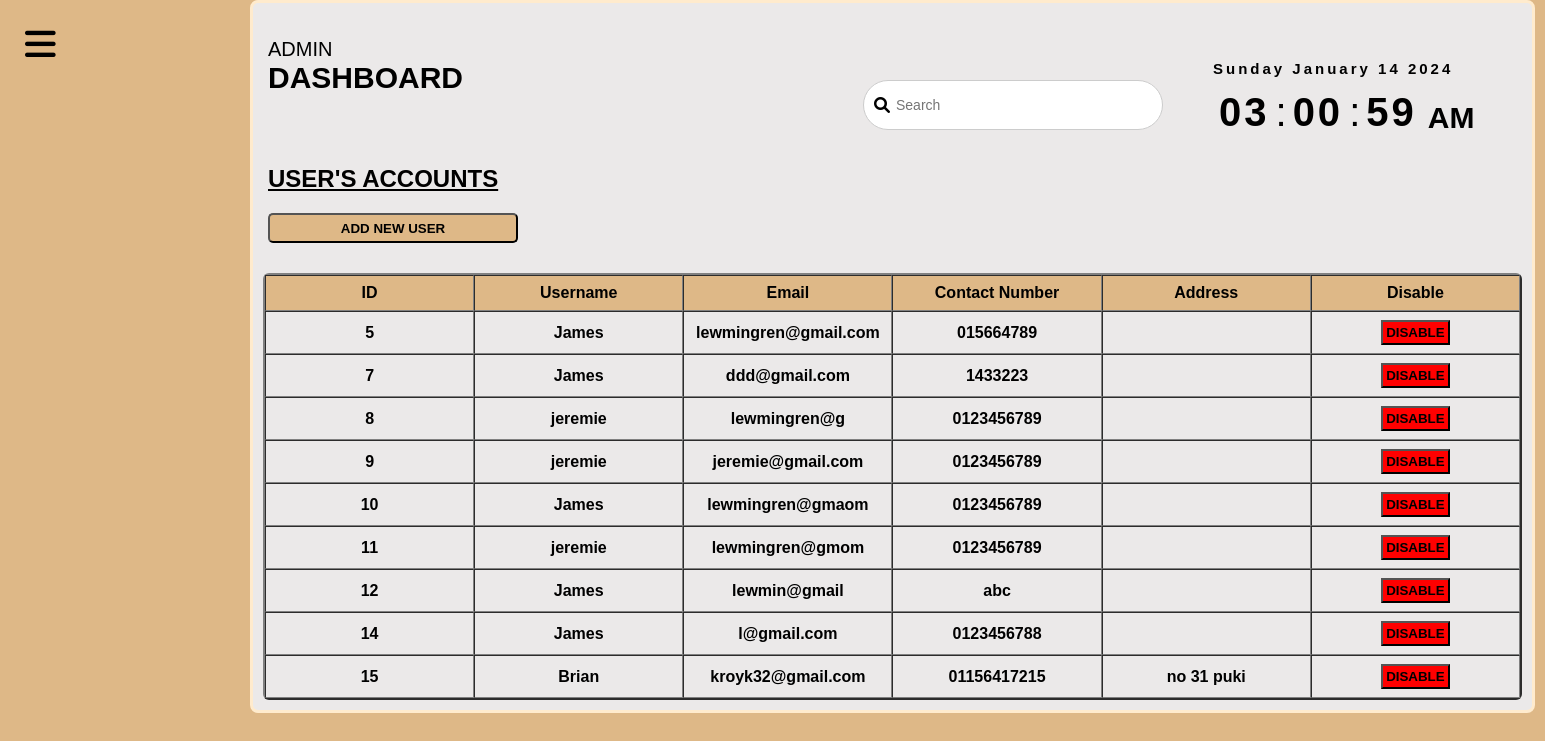
The app's page /AdminModule/SubUserAccSuper.php (signed in), older data.
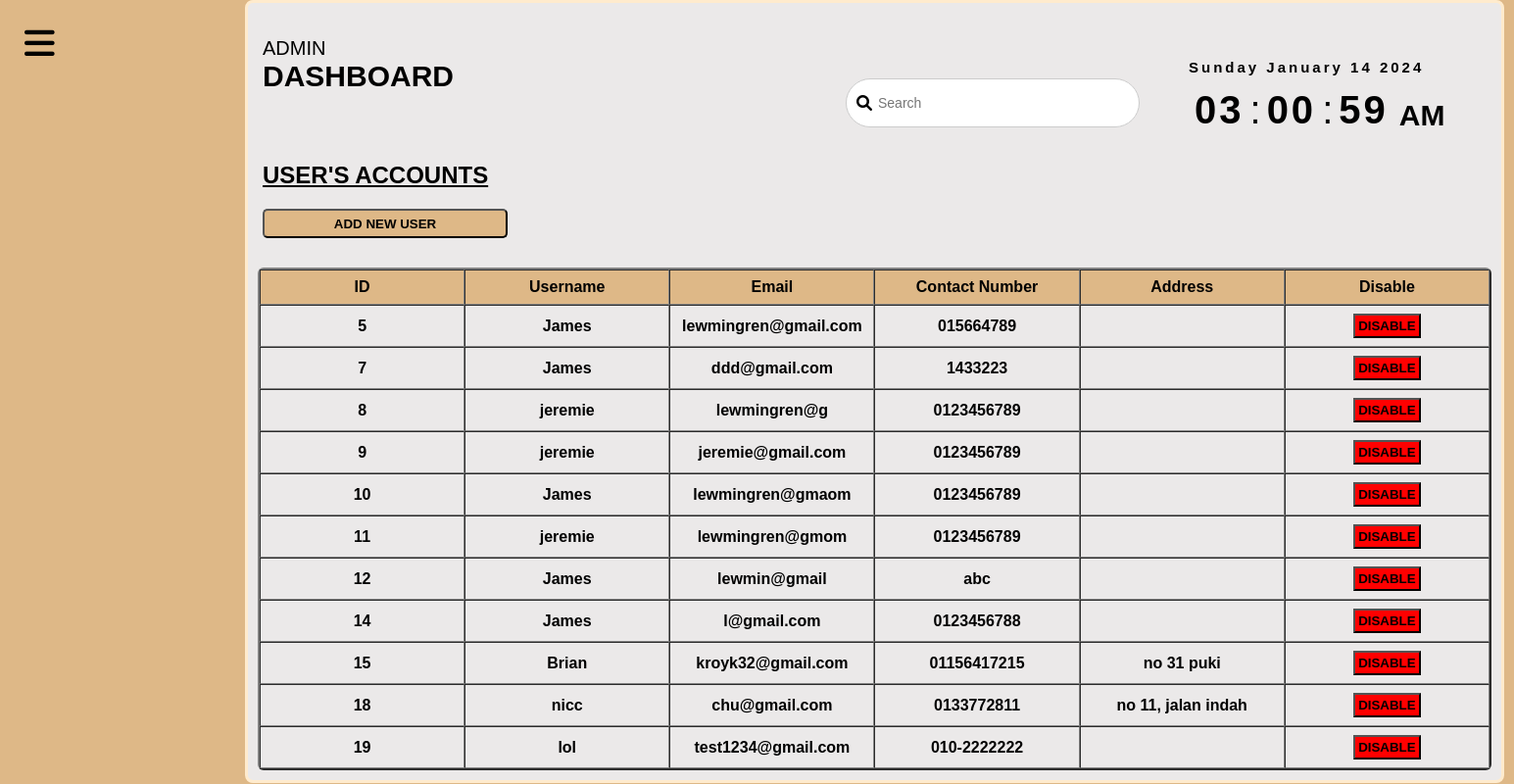
The same page, newer data.
### tables this page shows
CREATE TABLE `users` (
  `id` int(11) NOT NULL,
  `name` varchar(255) DEFAULT NULL,
  `contact_number` varchar(20) DEFAULT NULL,
  `email` varchar(255) DEFAULT NULL,
  `password` varchar(255) DEFAULT NULL,
  `address` varchar(500) NOT NULL,
  `city` varchar(500) NOT NULL,
  `state` varchar(300) NOT NULL,
  `postcode` int(11) NOT NULL,
  `updated_time` timestamp NOT NULL DEFAULT current_timestamp() ON UPDATE current_timestamp(),
  `code` varchar(10) NOT NULL
);

### AdminModule/SubUserAccSuper.php (the view, shortened to what this page needs)
<?php
include('DataConnect.php');
?>
<!DOCTYPE html>
<html>
    <head>
        <link rel="stylesheet" href="Admin_Style.css">
        <link rel="stylesheet" href="https://cdnjs.cloudflare.com/ajax/libs/font-awesome/6.0.0/css/all.min.css">
    </head>
    <body>
        <div class="menu-btn">
            <i class="fas fa-bars"></i>
        </div>
        <div class="datetime">
            <div class="main-content">
                <div class="header-title">
                    <span> Admin </span>
                    <h2> Dashboard </h2>
                </div>
            </div>
            <div class="search-box">
                    <i class="fa-solid fa-search"> </i>
                    <input type="text" placeholder="Search">
                </div>
            <div class="date">
                <span id="day"> Day </span>
                <span id="month"> Month </span>
                <span id="daynum"> 00 </span>
                <span id="year"> Year </span>
            </div>
            <div class="time">
                <span id="hour"> 00 </span>:
                <span id="minutes"> 00 </span>:
                <span id="seconds"> 00 </span>
                <span id="period"> AM </span>
            </div>
            <div class="userTable">
            <h2 style="margin-left:5px;text-transform:uppercase;text-decoration:underline;margin-top:35px;"> User's Accounts </h2>
            <div class="addUserbtn">
                <button style="background:burlywood;margin-top:20px;margin-left:5px;width:250px;height:30px;cursor:pointer;font-weight:bold;border-radius:5px;">
                    ADD NEW USER
                </button>
            </div>
            <?php
                $result = mysqli_query($connect, "SELECT * FROM users");
            ?>
                <table class="adminAcc" border="2" cellspacing="0" >
                    <tr class="headings">
                        <th> ID </th>
                        <th> Username </th>
                        <th> Email </th>
                        <th> Contact Number </th>
                        <th> Address </th>
                        <th> Disable</th>
                    </tr>
                    <?php
                        while($row=mysqli_fetch_assoc($result))
                        {
                    ?>
                    <tr>
                        <th> <?php echo $row["id"]; ?> </th>
                        <th> <?php echo $row["name"]; ?> </th>
                        <th> <?php echo $row["email"]; ?> </th>
                        <th> <?php echo $row["contact_number"]; ?> </th>
                        <th> <?php echo $row["address"]; ?> </th>
                        <th>
                            <form method="post">
                                <button type="submit" name="dlt-btn" class="dlt" onclick="return confirm('Are you sure you want to delete this record?')"> DISABLE </button>
                            </form>
                        </th>
                    </tr>
                    <?php
                        }
                    ?>
                </table>
            </div>
        </div>
    </body>
</html>

Row changes from the older to the newer data that the page shows:
added users: id "18", name "nicc", email "chu@gmail.com", contact_number "0133772811", address "no 11, jalan indah"
added users: id "19", name "lol", email "test1234@gmail.com", contact_number "010-2222222"
